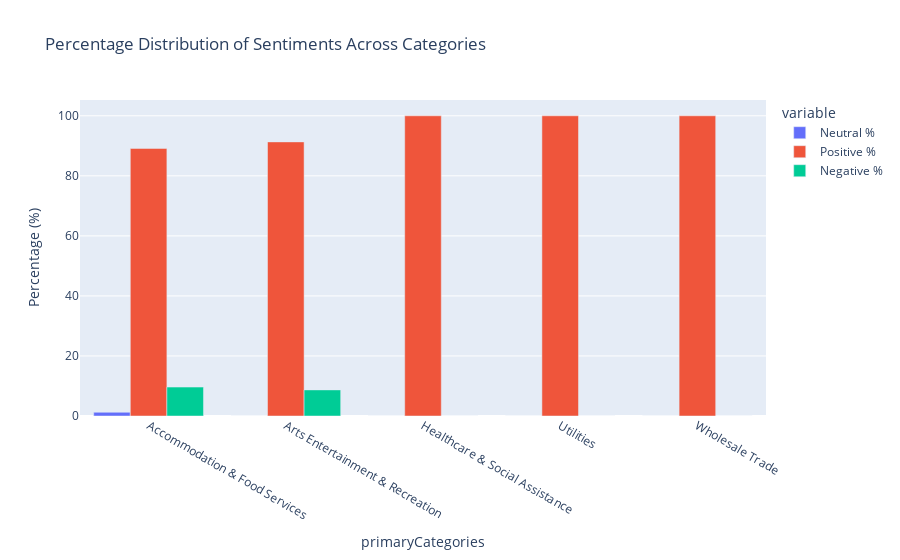

Source (notebook cell):
### Code cell
# Pivot table creation remains the same
pivot_df = df.pivot_table(index='primaryCategories', columns='polarity', aggfunc='size', fill_value=0)

# Reset index to make 'primaryCategories' a column again
pivot_df.reset_index(inplace=True)

# Rename columns for clarity
pivot_df.columns.name = None
pivot_df.rename(columns={0: 'Neutral', 1: 'Positive', -1: 'Negative'}, inplace=True)

# Calculate percentages for Neutral, Positive, and Negative sentiments
pivot_df['Total'] = pivot_df[['Neutral', 'Positive', 'Negative']].sum(axis=1)
pivot_df['Neutral %'] = pivot_df['Neutral'] / pivot_df['Total'] * 100
pivot_df['Positive %'] = pivot_df['Positive'] / pivot_df['Total'] * 100
pivot_df['Negative %'] = pivot_df['Negative'] / pivot_df['Total'] * 100

# Filter for relevant columns
relevant_columns = ['primaryCategories', 'Neutral %', 'Positive %', 'Negative %']

# Plotting
fig = px.bar(pivot_df[relevant_columns], x='primaryCategories', y=[col for col in relevant_columns if col!= 'primaryCategories'],
             title='Percentage Distribution of Sentiments Across Categories',
             labels={'value':'Percentage (%)'},
             barmode='group')

fig.show()

### Figure 1 — Plotly figure (JSON) as saved in the notebook; plotly's stock layout.template omitted (floating-point values rounded to 4 significant figures)
{"data": [{"alignmentgroup": "True", "hovertemplate": "variable=Neutral %<br>primaryCategories=%{x}<br>Percentage (%)=%{y}<extra></extra>", "legendgroup": "Neutral %", "marker": {"color": "#636efa", "pattern": {"shape": ""}}, "name": "Neutral %", "offsetgroup": "Neutral %", "orientation": "v", "showlegend": true, "textposition": "auto", "type": "bar", "x": ["Accommodation & Food Services", "Arts Entertainment & Recreation", "Healthcare & Social Assistance", "Utilities", "Wholesale Trade"], "xaxis": "x", "y": [1.239, 0, 0, 0, 0], "yaxis": "y"}, {"alignmentgroup": "True", "hovertemplate": "variable=Positive %<br>primaryCategories=%{x}<br>Percentage (%)=%{y}<extra></extra>", "legendgroup": "Positive %", "marker": {"color": "#EF553B", "pattern": {"shape": ""}}, "name": "Positive %", "offsetgroup": "Positive %", "orientation": "v", "showlegend": true, "textposition": "auto", "type": "bar", "x": ["Accommodation & Food Services", "Arts Entertainment & Recreation", "Healthcare & Social Assistance", "Utilities", "Wholesale Trade"], "xaxis": "x", "y": [89.13, 91.3, 100, 100, 100], "yaxis": "y"}, {"alignmentgroup": "True", "hovertemplate": "variable=Negative %<br>primaryCategories=%{x}<br>Percentage (%)=%{y}<extra></extra>", "legendgroup": "Negative %", "marker": {"color": "#00cc96", "pattern": {"shape": ""}}, "name": "Negative %", "offsetgroup": "Negative %", "orientation": "v", "showlegend": true, "textposition": "auto", "type": "bar", "x": ["Accommodation & Food Services", "Arts Entertainment & Recreation", "Healthcare & Social Assistance", "Utilities", "Wholesale Trade"], "xaxis": "x", "y": [9.629, 8.696, 0, 0, 0], "yaxis": "y"}], "layout": {"barmode": "group", "legend": {"title": {"text": "variable"}, "tracegroupgap": 0}, "title": {"text": "Percentage Distribution of Sentiments Across Categories"}, "xaxis": {"anchor": "y", "domain": [0, 1], "title": {"text": "primaryCategories"}}, "yaxis": {"anchor": "x", "domain": [0, 1], "title": {"text": "Percentage (%)"}}}}
